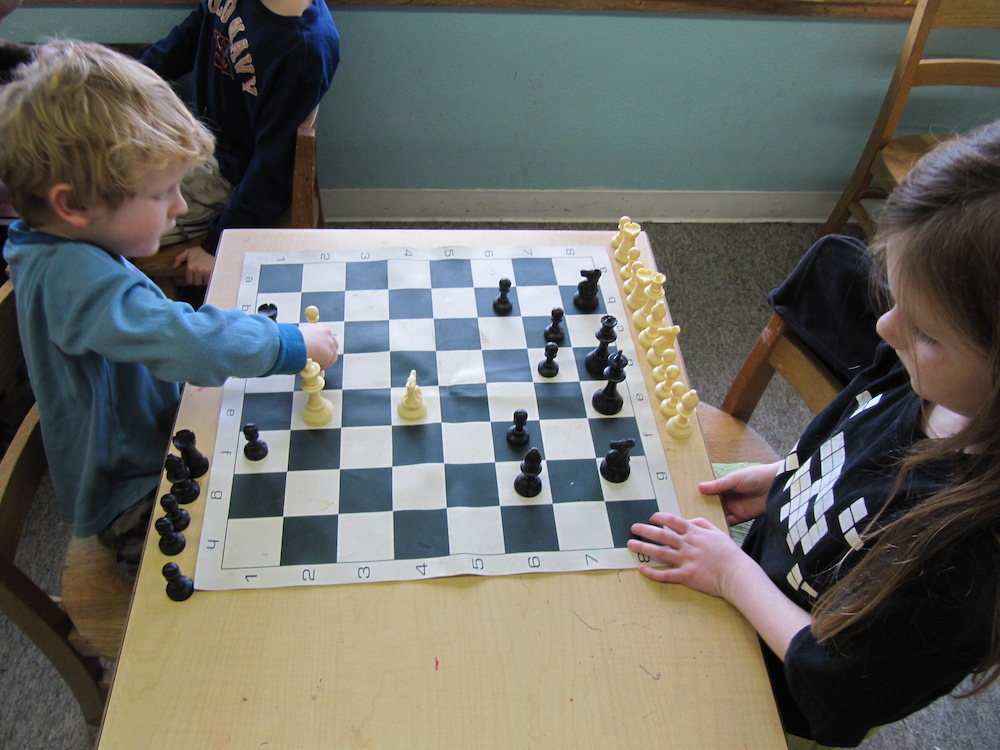
#> input picture input/img_01.jpg, 1000 x 750 px
$ python StoreChessboardPoints.py   (older library calls are emulated)
#> lines starting #> are read from the running program, lines starting #| are printed output that depends on the picture; after the words box and inside, x2 and y2 are one past the last pixel; in counts of white or black regions, pixels touching at a corner belong together
# coding=utf-8
import PIL.Image
import matplotlib.image as mpimg
import scipy.ndimage
import cv2 # For Sobel etc
import glob
import numpy as np
import matplotlib.pyplot as plt
import os
np.set_printoptions(suppress=True, linewidth=200) # Better printing of arrays


# Saddle

def getSaddle(gray_img):
    img = gray_img.astype(np.float64)
    gx = cv2.Sobel(img,cv2.CV_64F,1,0)
    gy = cv2.Sobel(img,cv2.CV_64F,0,1)
    gxx = cv2.Sobel(gx,cv2.CV_64F,1,0)
    gyy = cv2.Sobel(gy,cv2.CV_64F,0,1)
    gxy = cv2.Sobel(gx,cv2.CV_64F,0,1)

    S = gxx*gyy - gxy**2
    return S

def nonmax_sup(img, win=10):
    w, h = img.shape
#     img = cv2.blur(img, ksize=(5,5))
    img_sup = np.zeros_like(img, dtype=np.float64)
    for i,j in np.argwhere(img):
        # Get neigborhood
        ta=max(0,i-win)
        tb=min(w,i+win+1)
        tc=max(0,j-win)
        td=min(h,j+win+1)
        cell = img[ta:tb,tc:td]
        val = img[i,j]
        if np.sum(cell.max() == cell) > 1:
            print(cell.argmax())
        if cell.max() == val:
            img_sup[i,j] = val
    return img_sup

def pruneSaddle(s):
    thresh = 128
    score = (s>0).sum()
    while (score > 10000):
        thresh = thresh*2
        s[s<thresh] = 0
        score = (s>0).sum()

# [10 lines left out: function getMinSaddleDist, not called in this run]

# Contour

def simplifyContours(contours):
  for i in range(len(contours)):
    # Approximate contour and update in place
    contours[i] = cv2.approxPolyDP(contours[i],0.04*cv2.arcLength(contours[i],True),True)

# [112 lines left out: functions is_square, getAngle, getContourVals, pruneContours, not called in this run]

def getContours(img, edges, iters=10):
    # Morphological Gradient to get internal squares of canny edges.
    kernel = cv2.getStructuringElement(cv2.MORPH_ELLIPSE,(3,3))
    edges_gradient = cv2.morphologyEx(edges, cv2.MORPH_GRADIENT, kernel)
    _, contours, hierarchy = cv2.findContours(edges_gradient, cv2.RETR_CCOMP, cv2.CHAIN_APPROX_SIMPLE)

    simplifyContours(contours)

    return np.array(contours), hierarchy[0]


# Corners

# [118 lines left out: functions updateCorners, getIdentityGrid, getChessGrid, findGoodPoints, getInitChessGrid, makeChessGrid and 3 more, not called in this run]


def loadImage(filepath):
#> called with filepath = 'input/img_01.jpg'
    img_orig = PIL.Image.open(filepath)
#> img_orig is the input picture: PIL image 1000x750 RGB; mean R, G, B 106.1, 106.8, 101.1
    img_width, img_height = img_orig.size
#> img_width = 1000; img_height = 750

    # Resize
    aspect_ratio = min(500.0/img_width, 500.0/img_height)
#> aspect_ratio = 0.5
    new_width, new_height = ((np.array(img_orig.size) * aspect_ratio)).astype(int)
#> new_width = 500; new_height = 375
    img = img_orig.resize((new_width,new_height), resample=PIL.Image.BILINEAR)
    img = img.convert('L') # grayscale
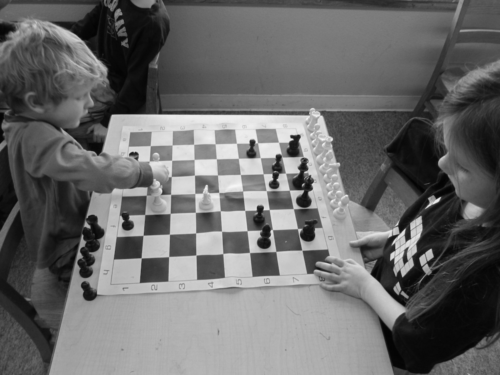
#> img: PIL image 500x375 L; min 3, max 246, mean 106.1
    img = np.array(img)

    return img

def findChessboard(img, min_pts_needed=15, max_pts_needed=25):
#> called with min_pts_needed = 15, max_pts_needed = 25
    blur_img = cv2.blur(img, (3,3)) # Blur it
    saddle = getSaddle(blur_img)
#> in getSaddle, `gy = cv2.Sobel(img,cv2.CV_64F,0,1)`:
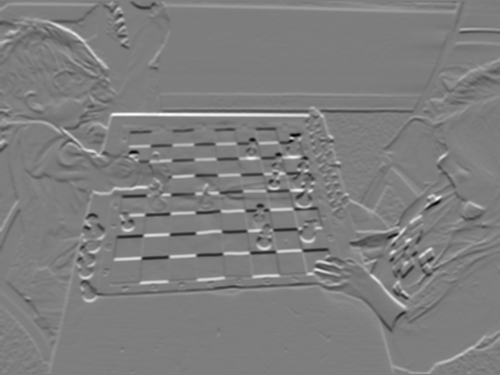
#> gy: shape (375, 500) float64; min -492, max 503, mean 1.7; drawn with min black and max white
#> in getSaddle, `S = gxx*gyy - gxy**2`:
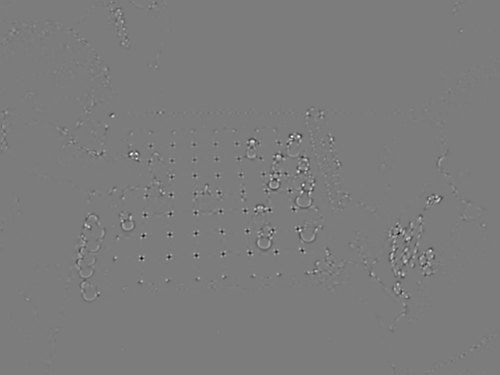
#> S: shape (375, 500) float64; min -2189952, max 2303572, mean -18.6; drawn with min black and max white
    saddle = -saddle
    saddle[saddle<0] = 0
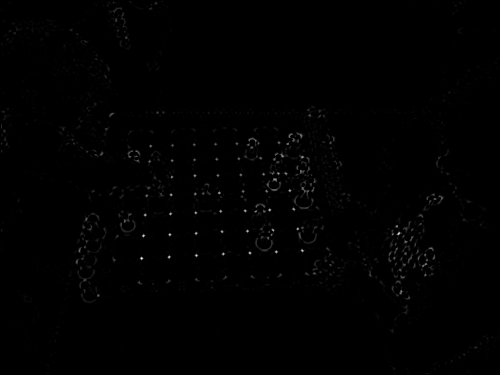
#> saddle: shape (375, 500) float64; min 0, max 2189952, mean 10882; drawn with min black and max white
    pruneSaddle(saddle)
#> in pruneSaddle, `score = (s>0).sum()`: score = 104559
#> the loop in pruneSaddle, `while (score > 10000):` made 9 passes
#> (thresh, score) on passes 1 to 9: (256, 72393), (512, 61520), (1024, 51735), (2048, 42041), (4096, 32717), (8192, 23785), (16384, 16316), (32768, 10467), (65536, 6435)
#> after the loop in pruneSaddle, `while (score > 10000):`: thresh = 65536
    s2 = nonmax_sup(saddle)
#> the loop in nonmax_sup, `for i,j in np.argwhere(img):` made 6435 passes
#> (i, j, ta, tb, tc, td, val) on passes 1, 3, 4: (1, 102, 0, 12, 92, 113, 69416), (1, 113, 0, 12, 103, 124, 204628), (1, 129, 0, 12, 119, 140, 121940)
    s2[s2<100000]=0
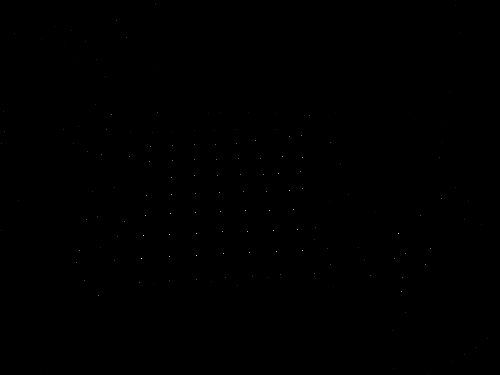
#> s2: shape (375, 500) float64; min 0, max 2189952, mean 562.7; drawn with min black and max white
    spts = np.argwhere(s2)
#> spts = 158 pairs, first value 3 to 373, second value 1 to 487

    edges = cv2.Canny(img, 20, 250)
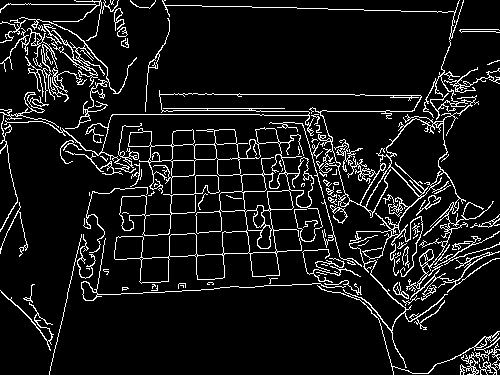
#> edges: shape (375, 500); 8.9% white in thin lines or dots
    contours_all, hierarchy = getContours(img, edges)
#> in getContours, `edges_gradient = cv2.morphologyEx(edges, cv2.MORPH_GRADIENT, kernel)`:
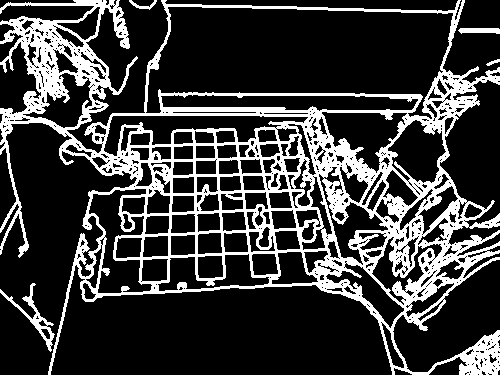
#> edges_gradient: shape (375, 500); 23.1% white; 5 white regions
#> in getContours, `_, contours, hierarchy = cv2.findContours(edges_gradient, cv2.RETR_CCO..`: contours = 780 contours, 575 with area under 20; largest, box (x1, y1, x2, y2) and area: (0, 0, 500, 375) 112620, (145, 6, 454, 120) 24320, (160, 94, 419, 112) 3290, (103, 115, 309, 157) 3180, (88, 188, 153, 294) 3054
#> after the loop in simplifyContours, `for i in range(len(contours)):`: contours = 780 contours, 590 with area under 20; largest, box (x1, y1, x2, y2) and area: (0, 0, 498, 375) 169067, (146, 6, 454, 120) 30496, (92, 188, 152, 294) 3504, (103, 115, 309, 151) 3422, (321, 112, 408, 174) 2596
    contours, hierarchy = pruneContours(contours_all, hierarchy, saddle)

    curr_num_good = 0
    curr_grid_next = None
    curr_grid_good = None
    curr_M = None

    for cnt_i in range(len(contours)):
        #print ("On Contour %d" % cnt_i)
        cnt = contours[cnt_i].squeeze()
        grid_curr, ideal_grid, M = getInitChessGrid(cnt)

        for grid_i in range(7):
            grid_curr, ideal_grid, _ = makeChessGrid(M, N=(grid_i+1))
            grid_next, grid_good = findGoodPoints(grid_curr, spts)
            num_good = np.sum(grid_good)
            #print('I %d (N=%d), num_good: %d of %d' % (grid_i, grid_i+1, num_good, grid_good.size))
            if num_good < 4:
                M = None
                #print ("Failed to converge on this one")
                break
            M, _ = generateNewBestFit(ideal_grid, grid_next, grid_good)
            # Check that a valid and reasonable M was returned
            if M is None or np.abs(M[0,0] / M[1,1]) > 15 or np.abs(M[1,1] / M[0,0]) > 15:
#             if M is None:
                M = None
                #print ("Failed to converge on this one")
                break
        if M is None:
            continue
        elif num_good > curr_num_good:
            curr_num_good = num_good
            curr_grid_next = grid_next
            curr_grid_good = grid_good
            curr_M = M

        # If we found something with more than max needed, good enough to stop here
        if num_good > max_pts_needed:
            break

    # If we found something
    if curr_num_good > min_pts_needed:
        final_ideal_grid = getIdentityGrid(2+2*7)-7
        return curr_M, final_ideal_grid, curr_grid_next, curr_grid_good, spts
    else:
        return None, None, None, None, None

# [56 lines left out: functions getUnwarpedPoints, getBoardOutline, processSingle, not called in this run]

def main():
  filenames = glob.glob('input/img_*')
  filenames.extend(glob.glob('input_yt/*.jpg'))
  filenames = sorted(filenames)
  n = len(filenames)

  output_folder = "positions"
  if not os.path.exists(output_folder):
    os.mkdir(output_folder)

  for i in range(n):
      filename = filenames[i]
      print ("Processing %d/%d : %s" % (i+1,n,filename))

      filename_short = filename[filename.find('/')+1:filename.find('.')]

      outpath_good = "%s/%s.txt" % (output_folder, filename_short)
      outpath_all = "%s/%s_all.txt" % (output_folder, filename_short)

      img = loadImage(filename)
      M, ideal_grid, grid_next, grid_good, spts = findChessboard(img)


      # View
      if M is not None:
          M, _ = generateNewBestFit((ideal_grid+8)*32, grid_next, grid_good) # generate mapping for warping image
          img_warp = cv2.warpPerspective(img, M, (17*32, 17*32), flags=cv2.WARP_INVERSE_MAP)

          best_lines_x, best_lines_y = getBestLines(img_warp)
          xy_unwarp = getUnwarpedPoints(best_lines_x, best_lines_y, M)
          board_outline_unwarp = getBoardOutline(best_lines_x, best_lines_y, M)

          # print(xy_unwarp)
          np.savetxt(outpath_good, xy_unwarp, fmt='%.2f')
          # Flip x/y to match normal row col
          np.savetxt(outpath_all, spts[:,[1,0]], fmt='%.2f')

          print("    N good pts %d" % np.sum(grid_good))

      else:
        # No points
        continue


if __name__ == '__main__':
#> (the run stopped early here; a loop or call above may not have finished)

$ run again, with input/img_08.png saved as input/img_01.jpg
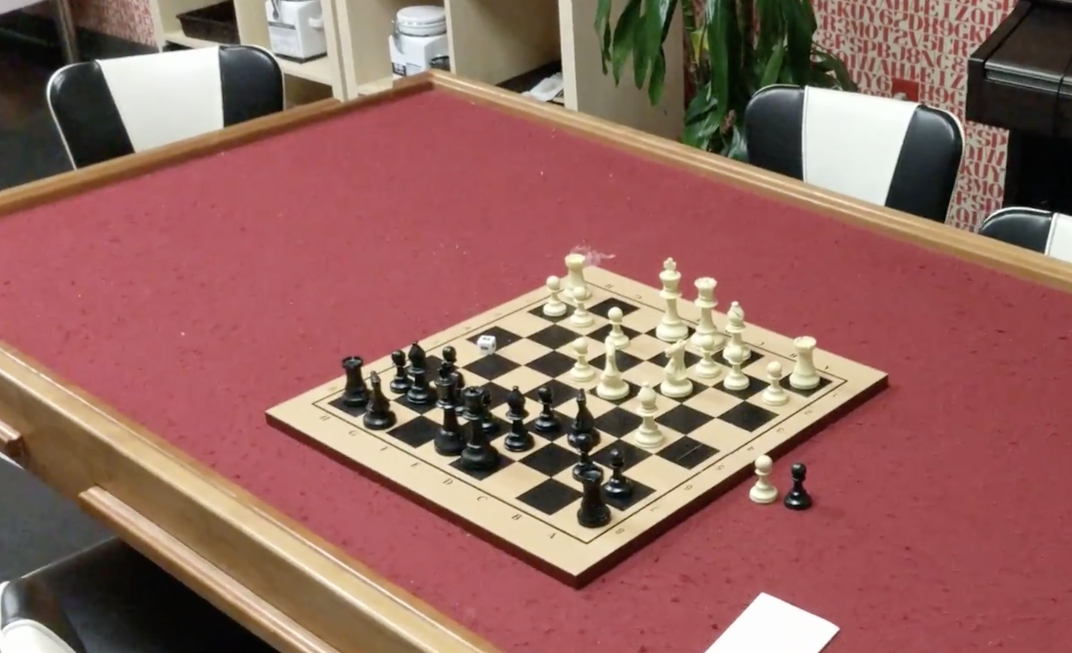
#> input picture input/img_08.png, 2144 x 1306 px (shown at 1/2 size)
#> in loadImage, img_orig is the input picture: PIL image 2144x1306 RGB; mean R, G, B 149, 103.3, 95.8
#> in pruneSaddle, `score = (s>0).sum()`: score = 84775
#> the loop in pruneSaddle, `while (score > 10000):` made 9 passes
#> (thresh, score) on passes 1 to 8: (256, 56347), (512, 46263), (1024, 38150), (2048, 31656), (4096, 26502), (8192, 21461), (16384, 16792), (32768, 12328)
#> after the loop in pruneSaddle, `while (score > 10000):`: thresh = 65536
#> the loop in nonmax_sup, `for i,j in np.argwhere(img):` made 8347 passes
#> (i, j, ta, tb, tc, td, val) on passes 1, 3, 4: (1, 18, 0, 12, 8, 29, 119796), (1, 20, 0, 12, 10, 31, 97240), (1, 102, 0, 12, 92, 113, 99040)
#> s2: shape (304, 500) float64; min 0, max 2686896, mean 740.4
#> spts = 130 pairs, first value 1 to 302, second value 1 to 495
#> in findChessboard, `edges = cv2.Canny(img, 20, 250)`:
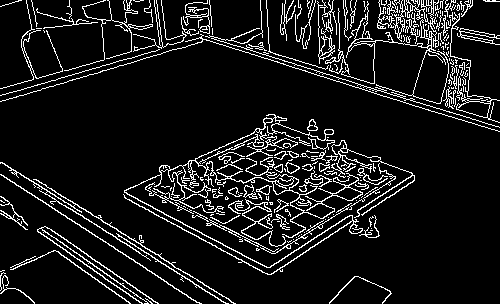
#> edges: shape (304, 500); 9.8% white in thin lines or dots
#> in getContours, `edges_gradient = cv2.morphologyEx(edges, cv2.MORPH_GRADIENT, kernel)`:
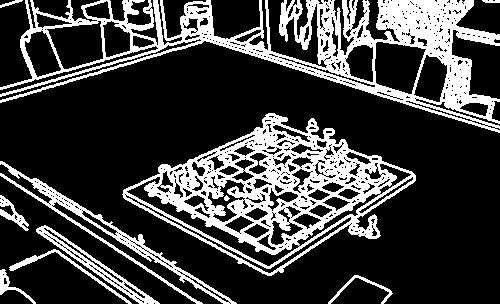
#> edges_gradient: shape (304, 500); 24.8% white; 11 white regions
#> in getContours, `_, contours, hierarchy = cv2.findContours(edges_gradient, cv2.RETR_CCO..`: contours = 832 contours, 696 with area under 20; largest, box (x1, y1, x2, y2) and area: (0, 0, 500, 133) 25192, (122, 113, 416, 276) 24666, (0, 161, 237, 304) 2643, (374, 41, 427, 95) 2008, (126, 176, 300, 267) 1978
#> after the loop in simplifyContours, `for i in range(len(contours)):`: contours = 832 contours, 712 with area under 20; largest, box (x1, y1, x2, y2) and area: (122, 113, 416, 276) 23762, (126, 176, 300, 267) 3100, (46, 20, 104, 70) 1918, (375, 41, 427, 95) 1912, (413, 54, 448, 103) 1004

$ run again, with input/img_1.png saved as input/img_01.jpg
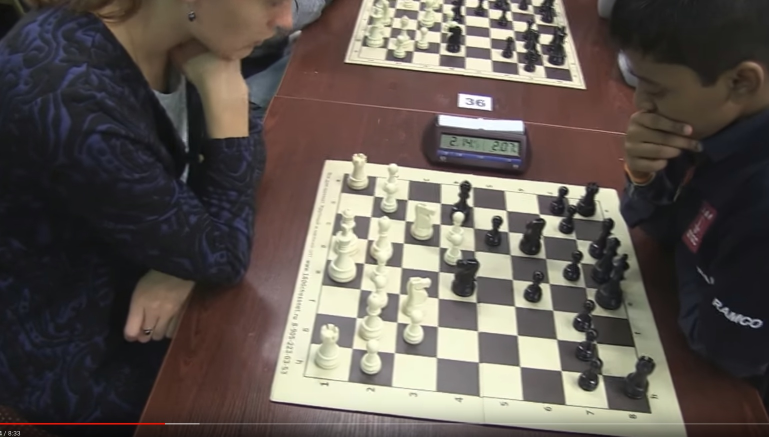
#> input picture input/img_1.png, 1537 x 873 px (shown at 1/2 size)
#> in loadImage, img_orig is the input picture: PIL image 1537x873 RGB; mean R, G, B 95.1, 87.1, 81.2
#> in pruneSaddle, `score = (s>0).sum()`: score = 76818
#> the loop in pruneSaddle, `while (score > 10000):` made 9 passes
#> (thresh, score) on passes 1 to 8: (256, 52671), (512, 45372), (1024, 38695), (2048, 31990), (4096, 25733), (8192, 20210), (16384, 15103), (32768, 10731)
#> after the loop in pruneSaddle, `while (score > 10000):`: thresh = 65536
#> the loop in nonmax_sup, `for i,j in np.argwhere(img):` made 7350 passes
#> (i, j, ta, tb, tc, td, val) on passes 1, 3, 4: (1, 236, 0, 12, 226, 247, 200372), (1, 246, 0, 12, 236, 257, 78412), (1, 247, 0, 12, 237, 258, 226912)
#> s2: shape (283, 500) float64; min 0, max 2612784, mean 945.2
#> spts = 130 pairs, first value 2 to 280, second value 8 to 485
#> in findChessboard, `edges = cv2.Canny(img, 20, 250)`:
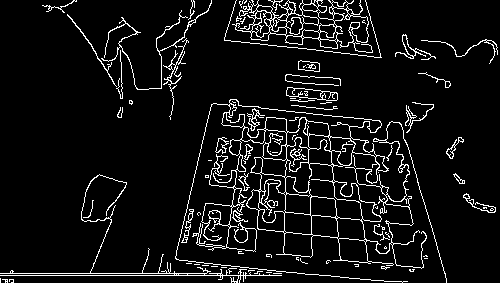
#> edges: shape (283, 500); 7.5% white in thin lines or dots
#> in getContours, `edges_gradient = cv2.morphologyEx(edges, cv2.MORPH_GRADIENT, kernel)`:
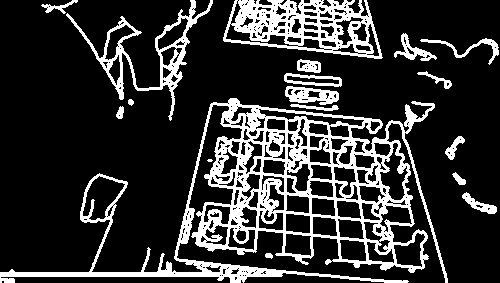
#> edges_gradient: shape (283, 500); 19.8% white; 18 white regions (1 under 20 px)
#> in getContours, `_, contours, hierarchy = cv2.findContours(edges_gradient, cv2.RETR_CCO..`: contours = 436 contours, 273 with area under 20; largest, box (x1, y1, x2, y2) and area: (0, 98, 448, 283) 31750, (223, 0, 383, 59) 6728, (66, 0, 213, 121) 3290, (82, 175, 126, 221) 1092, (379, 142, 409, 201) 820
#> after the loop in simplifyContours, `for i in range(len(contours)):`: contours = 436 contours, 279 with area under 20; largest, box (x1, y1, x2, y2) and area: (0, 104, 448, 283) 36206, (223, 0, 383, 58) 6795, (67, 0, 213, 121) 4472, (82, 178, 125, 220) 944, (379, 142, 409, 201) 693

$ run again, with input/img_12.png saved as input/img_01.jpg
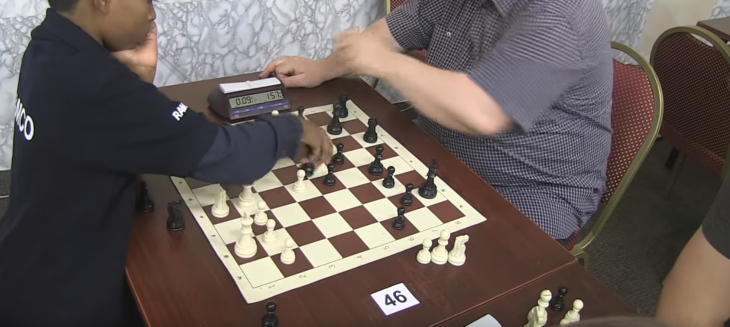
#> input picture input/img_12.png, 1460 x 653 px (shown at 1/2 size)
#> in loadImage, img_orig is the input picture: PIL image 1460x653 RGB; mean R, G, B 103, 92.6, 88.7
#> in pruneSaddle, `score = (s>0).sum()`: score = 59424
#> the loop in pruneSaddle, `while (score > 10000):` made 8 passes
#> (thresh, score) on passes 1 to 8: (256, 37737), (512, 32589), (1024, 27958), (2048, 23521), (4096, 19159), (8192, 14649), (16384, 10545), (32768, 6989)
#> after the loop in pruneSaddle, `while (score > 10000):`: thresh = 32768
#> the loop in nonmax_sup, `for i,j in np.argwhere(img):` made 6989 passes
#> (i, j, ta, tb, tc, td, val) on passes 1, 3, 4: (1, 29, 0, 12, 19, 40, 41200), (1, 31, 0, 12, 21, 42, 512464), (1, 32, 0, 12, 22, 43, 425272)
#> s2: shape (223, 500) float64; min 0, max 2696108, mean 743
#> spts = 90 pairs, first value 1 to 221, second value 6 to 498
#> edges: shape (223, 500); 9.2% white in thin lines or dots
#> in getContours, `edges_gradient = cv2.morphologyEx(edges, cv2.MORPH_GRADIENT, kernel)`:
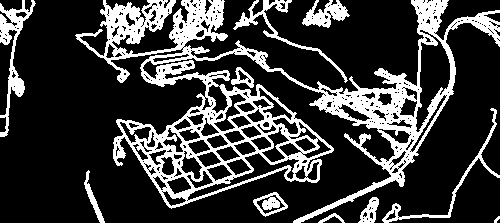
#> edges_gradient: shape (223, 500); 23% white; 11 white regions
#> in getContours, `_, contours, hierarchy = cv2.findContours(edges_gradient, cv2.RETR_CCO..`: contours = 475 contours, 372 with area under 20; largest, box (x1, y1, x2, y2) and area: (75, 0, 500, 223) 31197, (415, 29, 451, 133) 1826, (0, 0, 36, 137) 1110, (187, 152, 300, 201) 1044, (233, 0, 348, 83) 666
#> after the loop in simplifyContours, `for i in range(len(contours)):`: contours = 475 contours, 376 with area under 20; largest, box (x1, y1, x2, y2) and area: (75, 10, 500, 223) 42456, (0, 0, 34, 137) 2194, (417, 29, 451, 133) 1525, (382, 109, 500, 221) 1084, (187, 156, 300, 200) 824
